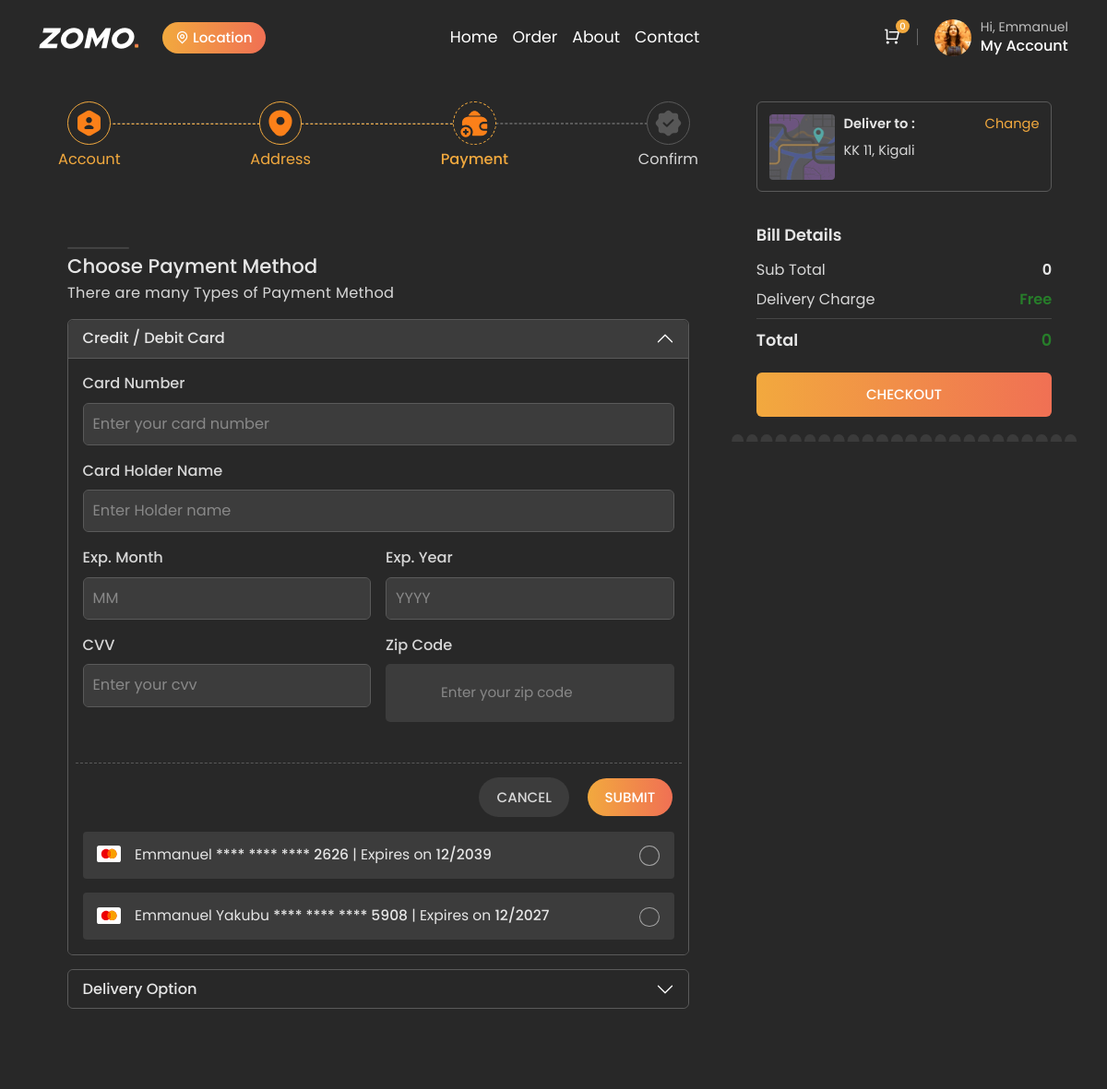
The page /payment/ (signed in, upper part) on the database as committed earlier.
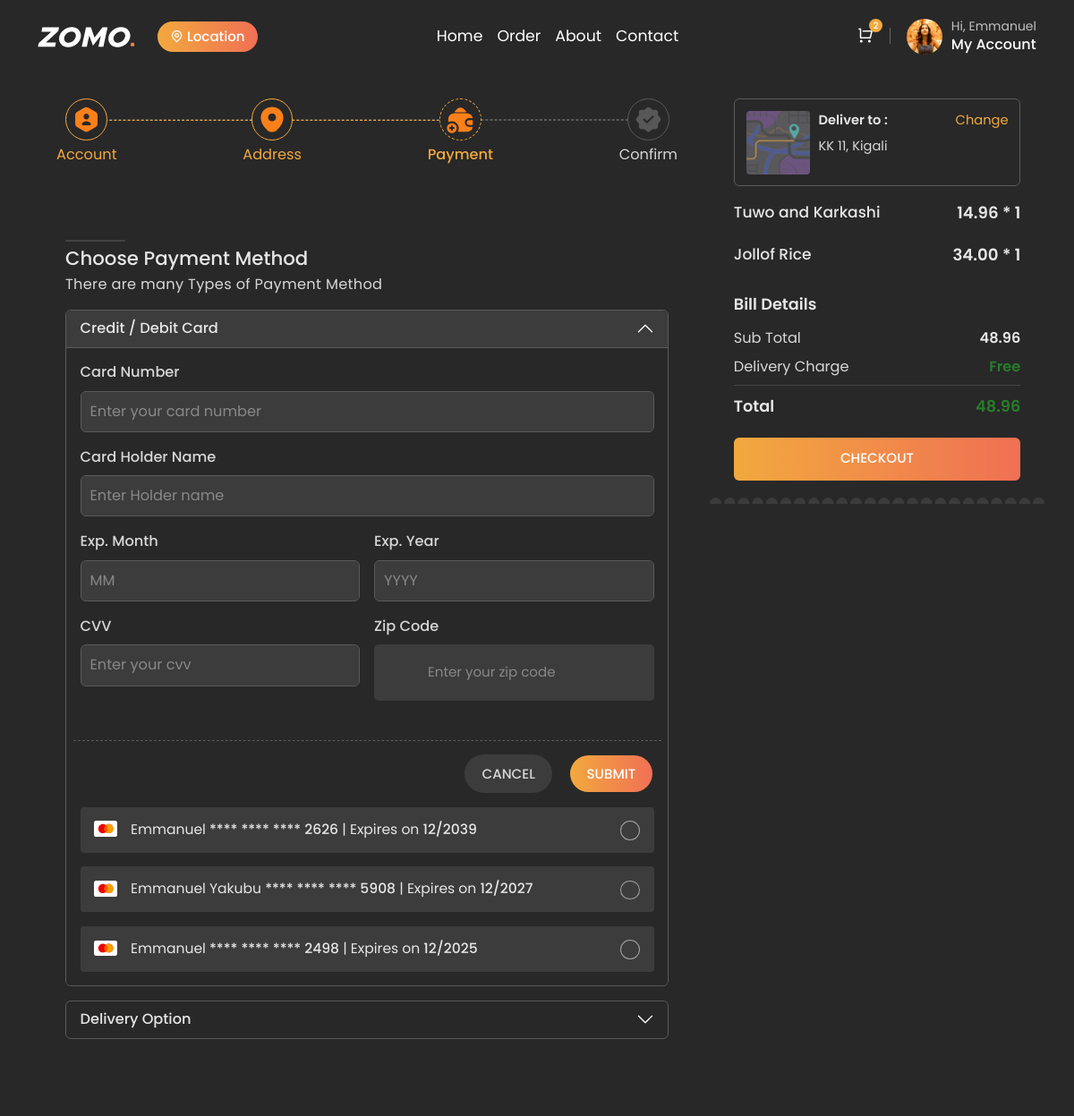
The same page on the database as committed later.
### customer/models.py (models this page shows, shortened)
class Cart(models.Model):
    user = models.OneToOneField(settings.AUTH_USER_MODEL, on_delete=models.CASCADE, null=True, blank=True)
    created_at = models.DateTimeField(auto_now_add=True)
    updated_at = models.DateTimeField(auto_now=True)  # Automatically updates to current time when object is saved
    STATUS_CHOICES = (
        ('active', 'Active'),
        ('completed', 'Completed'),
        ('cancelled', 'Cancelled'),
    )
    status = models.CharField(max_length=10, choices=STATUS_CHOICES, default='active')
    def total_price(self):
        return sum(item.total_price() for item in self.cart_items.all())

class CardDetails(models.Model):
    customer = models.ForeignKey(User, on_delete=models.CASCADE, related_name='customer_cards')
    card_number = models.CharField(max_length=16)
    expiry_month = models.CharField(max_length=2)
    expiry_year = models.CharField(max_length=4)
    cvv = models.CharField(max_length=3)
    name_on_card = models.CharField(max_length=100)
    zip_code = models.CharField(max_length=10)

class CartItem(models.Model):
    cart = models.ForeignKey(Cart, related_name='cart_items', on_delete=models.CASCADE, null=True, blank=True)
    menu_item = models.ForeignKey(MenuItem, on_delete=models.CASCADE, null=True, blank=True)
    quantity = models.PositiveIntegerField(default=0)
    price = models.DecimalField(max_digits=10, decimal_places=2, default=0)  # Assuming price is a decimal
    def total_price(self):
        return self.quantity * self.price  # Use the stored price instead of the menu item's current price

### restaurant/models.py (models this page shows, shortened)
class Order(models.Model):
    STATUS_CHOICES=[
        ('Pending', 'Pending'),
        ('Preparing', 'Preparing'),
        ('Delivered', 'Delivered'),
        ('Cancelled', 'Cancelled'),
    ]
    PAYMENT_CHOICES=[
        ('Cash', 'Cash'),
        ('Card', 'Card'),
    ]
    user = models.ForeignKey(settings.AUTH_USER_MODEL, on_delete=models.CASCADE, related_name='orders', null=True, blank=True)
    reference = models.CharField(max_length=100, unique=True, blank=True, null=True)
    payment_status = models.BooleanField(default=False)
    restaurant = models.ForeignKey(Restaurant, on_delete=models.CASCADE, related_name='orders', null=True, blank=True)
    items = models.ManyToManyField(MenuItem, related_name='orders')
    total = models.DecimalField(max_digits=6, decimal_places=2)
    order_time = models.DateTimeField(auto_now_add=True)
    delivery_address = models.CharField(max_length=100, blank=True, null=True, default='')
    is_visible_to_restaurant = models.BooleanField(default=False)  # New field
    status = models.CharField(max_length=50, choices=[
        ('Pending', 'Pending'),
        ('Preparing', 'Preparing'),
        ('Delivered', 'Delivered'),
        ('Cancelled', 'Cancelled'),
    ], default='Pending')
    payment_method = models.CharField(max_length=50, choices=PAYMENT_CHOICES, default='Card')
    payment_status = models.BooleanField(default=False)

class MenuItem(models.Model):
    restaurant = models.ForeignKey(Restaurant, on_delete=models.CASCADE, related_name='menu_items', null=True, blank=True)
    menu = models.ForeignKey(Menu, on_delete=models.CASCADE, related_name='menu_items', null=True, blank=True)
    name = models.CharField(max_length=100)
    description = models.TextField()
    price = models.DecimalField(max_digits=6, decimal_places=2)
    image = models.ImageField(upload_to='menu_items/')
    is_available = models.BooleanField(default=True)
    category = models.ForeignKey('Category', on_delete=models.SET_NULL, null=True, related_name='menu_items')
    menu_item_id = models.AutoField(primary_key=True)
    preparation_time = models.IntegerField(default=30)

### customer/views.py (the view)
# urls.py: path('payment/', views.payment, name='payment'),
@login_required
def payment(request):
    if request.method == 'POST':
        selected_card_id = request.POST.get('selected_card')
        if selected_card_id:
            card_detail = CardDetails.objects.get(id=selected_card_id, customer=request.user)
        else:
            card_number = request.POST.get('card_number')
            name_on_card = request.POST.get('name_on_card')
            expiry_month = request.POST.get('expiry_month')
            expiry_year = request.POST.get('expiry_year')
            cvv = request.POST.get('cvv')
            zip_code = request.POST.get('zip_code')
            form = CardDetailsForm(request.POST)
            if form.is_valid():
                customer = request.user
                card_detail, created = CardDetails.objects.update_or_create(
                    customer=customer,
                    card_number=card_number,
                    expiry_month=expiry_month,
                    expiry_year=expiry_year,
                    cvv=cvv,
                    defaults={
                        'name_on_card': name_on_card,
                        'zip_code': zip_code
                    }
                )
            else:
                card_detail = None
        if card_detail:
            order = Order.objects.filter(user=request.user).last()
            if order:
                order.payment_status = True
                order.is_visible_to_restaurant = True
                order.save()
            cart_items = CartItem.objects.filter(cart__user=request.user)
            cart_items.delete()
            return redirect('confirm-order')
    else:
        form = CardDetailsForm()
        order = Order.objects.filter(user=request.user).last()
    card_details = CardDetails.objects.filter(customer=request.user)
    context = cart_content(request)
    context.update({
        'form': form,
        'card_details': card_details,
        'order' : order
    })
    return render(request, 'customer/payment.html', context)

### customer/templates/customer/payment.html (shortened to what the changed rows need)
{%extends "customer/base.html"%}
{%load static%}
{%block content%}
{% load custom_filters %}
    <br>
    <br>
    <br>
    <section class="account-section section-b-space pt-0">
        <div class="container">
            <div class="layout-sec">
                <div class="row g-lg-4 g-4">
                    <div class="col-lg-8">
                        <div class="payment-section">
                            <div class="accordion payment-accordion" id="accordionExample">
                                <div class="accordion-item">
                                    <h2 class="accordion-header">
                                        <button class="accordion-button" type="button" data-bs-toggle="collapse"
                                            data-bs-target="#collapseOne" aria-expanded="true"
                                            aria-controls="collapseOne">
                                            Credit / Debit Card
                                        </button>
                                    </h2>
                                    <div id="collapseOne" class="accordion-collapse collapse show"
                                        data-bs-parent="#accordionExample">
                                        <div class="accordion-body">
                                            <ul class="card-list">
                                                {% for card in card_details %}
                                                <li>
                                                    <div class="form-check form-check-reverse">
                                                        <label class="form-check-label" for="flexRadioDefault{{ forloop.counter }}">
                                                            <img class="img-fluid img" src="{% static 'customer/assets/images/icons/svg/mastercard.svg' %}" alt="mastercard">
                                                            <span class="card-name dark-text">
                                                                {{ card.name_on_card }} <span>{{ card.card_number|mask_card_number }}</span> | Expires on <span>{{ card.expiry_month }}/{{ card.expiry_year }}</span>
                                                            </span>
                                                        </label>
                                                        <input class="form-check-input" type="radio" name="flexRadioDefault" id="flexRadioDefault{{ forloop.counter }}" {% if forloop.first %}checked{% endif %}>
                                                    </div>
                                                </li>
                                                {% endfor %}
                                            </ul>
                                        </div>
                                    </div>
                                </div>
                                <div class="accordion-item">
                                    <h2 class="accordion-header">
                                        <button class="accordion-button collapsed" type="button"
                                            data-bs-toggle="collapse" data-bs-target="#collapseThree"
                                            aria-expanded="false" aria-controls="collapseThree">
                                            Delivery Option
                                        </button>
                                    </h2>
                                </div>
                            </div>
                        </div>
                    </div>
                    <div class="col-lg-4">
                        <div class="order-summery-section sticky-top">
                            <div class="checkout-detail">
                                <div class="cart-address-box">
                                    <div class="add-content">
                                        <div class="d-flex align-items-center justify-content-between">
                                            <h5 class="dark-text deliver-place">
                                            </h5>
                                            <a href="address.html" class="change-add">Change</a>
                                        </div>
                                        <h6 class="address mt-2 content-color">
                                            {{order.delivery_address}}
                                        </h6>
                                    </div>
                                </div>
                                <ul>
                                                    {%for item in cart_items%}
                                                        <div class="horizontal-product-box">
                                                            <div class="product-content">
                                                                <div
                                                                    class="d-flex align-items-center justify-content-between">
                                                                    <h5>{{item.menu_item.name}}</h5>
                                                                    <h6 class="product-price">{{item.price}} * {{item.quantity}}</h6>
                                                                </div>
                                                            </div>
                                                        </div>
                                                    {%endfor%}
                                                    </ul>
                                                <div class="sub-total">
                                                    <h6 class="content-color fw-normal">Sub Total</h6>
                                                    <h6 class="fw-semibold">{{total_price}}</h6>
                                                </div>
                                                <div class="grand-total">
                                                    <h6 class="fw-semibold dark-text">Total</h6>
                                                    <h6 class="fw-semibold amount">{{total_price}}</h6>
                                                </div>
                            </div>
                        </div>
                    </div>
                            </div>
                        </div>
                    </div>
    </section>
{%endblock content%}

### customer/templates/customer/base.html (shortened to what this page needs)
{% load static %}
<!DOCTYPE html>
<html lang="en">
    <head>
        <link rel="stylesheet" type="text/css" id="rtl-link" href="{% static 'customer/assets/css/vendors/bootstrap.css' %}">
        <link rel="stylesheet" type="text/css" href="{% static 'customer/assets/css/vendors/swiper-bundle.min.css' %}">
        <link rel="stylesheet" type="text/css" href="{% static 'customer/assets/css/fancybox.css' %}">
        <link rel="stylesheet" type="text/css" href="{% static 'customer/assets/css/vendors/remixicon.css' %}">
        <link rel="stylesheet" id="change-link" type="text/css" href="{% static 'customer/assets/css/style.css' %}">
    </head>
    <body class="position-relative white-bg dark">
    <header>
        <div class="container">
            <nav class="navbar navbar-expand-lg p-0">
                <a href="{% url 'home' %}">
                    <img class="img-fluid logo" src="{% static 'customer/assets/images/svg/logo.svg' %}" alt="logo">
                </a>
                <a target="_blank" href="#!" data-bs-toggle="modal" data-bs-target="#location"
                    class="btn btn-sm theme-btn location-btn mt-0 ms-3 d-flex align-content-center gap-1">
                    <i class="ri-map-pin-line"></i> Location
                </a>
                <div class="nav-option order-md-2">
                    <div class="dropdown-button">
                        <div class="cart-button">
                            <span>{{cart_items.count}}</span>
                            <i class="ri-shopping-cart-line text-white cart-bag"></i>
                        </div>
                    </div>
                    <div class="profile-part dropdown-button order-md-2">
                        <img class="img-fluid profile-pic" src="{% static 'customer/assets/images/icons/p5.png' %}" alt="profile">
                        <div>
                            {% if user.is_authenticated %}
                                <h6 class="fw-normal">Hi, {{ user.first_name }}</h6>
                                <h5 class="fw-medium">My Account</h5>
                            {% else %}
                                <h6 class="fw-normal">Hi, Visitor</h6>
                                <h5 class="fw-medium">My Account</h5>
                                {% endif %}
                        </div>
                    </div>
                </div>
                <div class="offcanvas offcanvas-end" tabindex="-1" id="offcanvasNavbar">
                    <div class="offcanvas-body">
                        <ul class="navbar-nav justify-content-center flex-grow-1">
                            <li class="nav-item">
                                <a class="nav-link" href="{% url 'home' %}">Home</a>
                            </li>
                            <li class="nav-item">
                                <a class="nav-link" href="{% url 'my-order' %}">Order</a>
                            </li>
                            <li class="nav-item">
                                <a class="nav-link" href="{% url 'about' %}">About</a>
                            </li>
                            <li class="nav-item">
                                <a class="nav-link" href="{% url 'contact' %}">Contact</a>
                            </li>
                        </ul>
                    </div>
                </div>
            </nav>
        </div>
    </header>
        {% block content %}
        {% endblock %}
     <div class="toast-container position-fixed top-0 end-0 p-3">
    </div>
</body>
</html>

Rows that differ between the two databases and show on the page:
computed for Cart: count "0" → "2"
added CardDetails: name_on_card "Emmanuel", card_number|mask_card_number "**** **** **** 2498", expiry_month "12", expiry_year "2025"
added CartItem: menu_item.name "Tuwo and Karkashi", price "14.96", quantity "1"
added CartItem: menu_item.name "Jollof Rice", price "34.00", quantity "1"
Other text that changed with them:
{{ total_price }}: "0" → "48.96"
